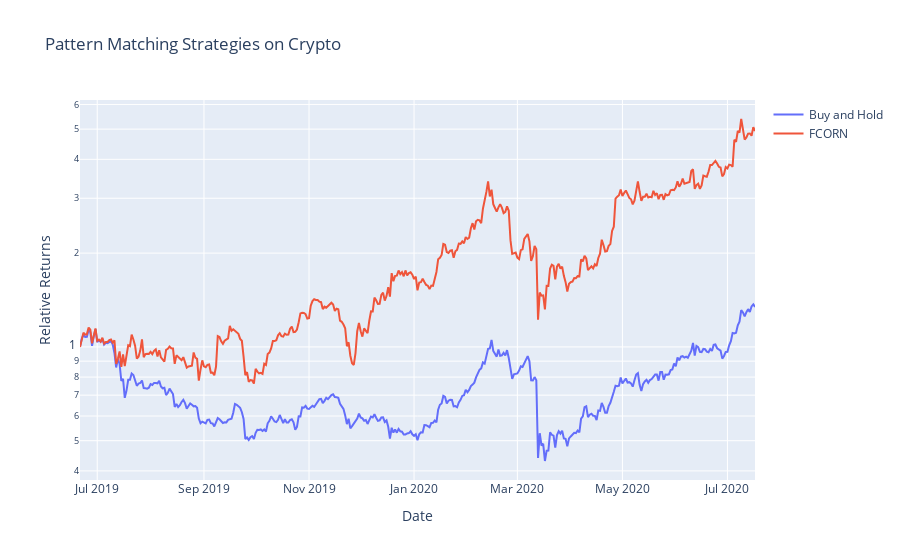

Here is the notebook cell this chart was saved with:
### Code cell
fig = go.Figure()
idx = pm.portfolio_return.index
fig.add_trace(go.Scatter(x=idx, y=bah.portfolio_return['Returns'], name="Buy and Hold"))
fig.add_trace(go.Scatter(x=idx, y=pm.portfolio_return['Returns'], name="FCORN"))
fig.update_layout(title='Pattern Matching Strategies on Crypto', xaxis_title='Date', yaxis_title='Relative Returns', yaxis_type="log")
fig.show()

### Figure 1 — Plotly figure (JSON) as saved in the notebook; plotly's stock layout.template omitted (floating-point values rounded to 4 significant figures; data arrays with more than 128 entries replaced by an {"elided": "..."} marker saying what was removed)
{"data": [{"name": "Buy and Hold", "type": "scatter", "x": {"elided": "393 str values"}, "y": {"elided": "393 float values"}}, {"name": "FCORN", "type": "scatter", "x": {"elided": "393 str values"}, "y": {"elided": "393 float values"}}], "layout": {"title": {"text": "Pattern Matching Strategies on Crypto"}, "xaxis": {"title": {"text": "Date"}}, "yaxis": {"title": {"text": "Relative Returns"}, "type": "log"}}}
